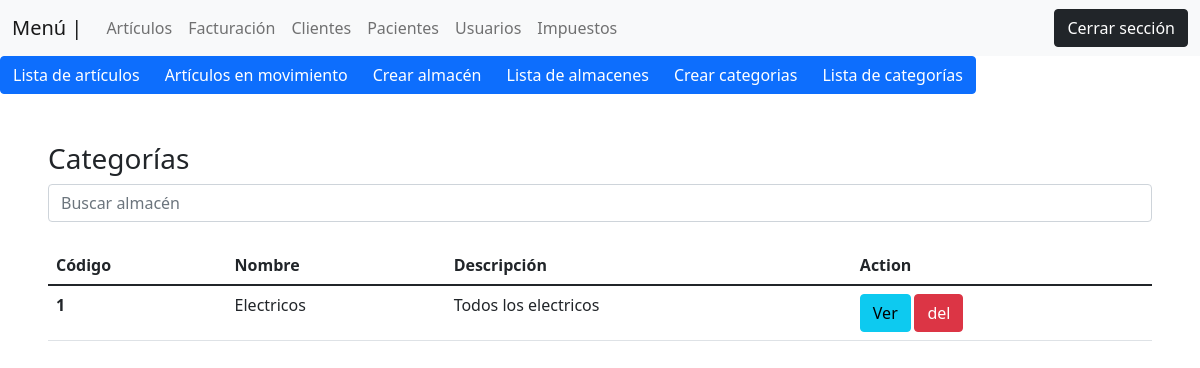
The page /views/lista_categoria.php (signed in) on the database its author committed.
### tables this page shows
CREATE TABLE `categorias` (
  `id` int(11) NOT NULL,
  `nombre` varchar(100) NOT NULL,
  `descripcion` text NOT NULL,
  `fecha_creacion` int(11) NOT NULL,
  `creado_por` varchar(50) NOT NULL,
  `fecha_modificacion` date DEFAULT NULL,
  `modificado_por` varchar(100) DEFAULT NULL,
  `fecha_borrado` date DEFAULT NULL,
  `borrado_por` varchar(100) DEFAULT NULL
);

### views/lista_categoria.php (the view)
<?php
 include('plantilla/menu_top.php');
 include('plantilla/menu_articulos.php');
 include('../backend/inventario/listas_articulos.php');
 $consulta_categorias = "SELECT * FROM categorias where borrado_por is null";
 $query_categorias = $conexion->query($consulta_categorias);
?>
<div class="p-5">
<h3>Categorías</h3>
        <div class="col-md-12">
            <input type="text" class="form-control" name="" id="" placeholder="Buscar almacén"><br>
        <table class="table">
  <thead>
    <tr>
      <th scope="col">Código</th>
      <th scope="col">Nombre</th>
      <th scope="col">Descripción</th>
      <th scope="col">Action</th>
    </tr>
  </thead>
  <tbody>
      <?php
        while($categorias = $query_categorias->fetch_assoc()){
        ?>
            <tr>
                <th scope="row"><?php echo $categorias["id"] ?></th>
                <td><?php echo $categorias["nombre"] ?></td>
                <td><?php echo $categorias["descripcion"] ?></td>
                <td>
                    <small>
                        <a href="ver_categoria.php?id=<?php echo $categorias['id'] ?>" class="btn btn-info">Ver</a>
                        <a href="../backend/inventario/del_categoria.php?id=<?php echo $categorias['id'] ?>" class= "btn btn-danger">del</a>
                    </small>
                </td>
            </tr>
        <?php
        }
      ?>
  </tbody>
</table>
        </div>
</div>

### rows shown on the page
categorias: id "1", nombre "Electricos", descripcion "Todos los electricos"
